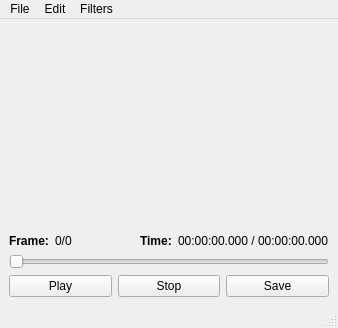
<?xml version="1.0" encoding="UTF-8"?>
<ui version="4.0">
 <class>MainWindow</class>
 <widget class="QMainWindow" name="MainWindow">
  <property name="geometry">
   <rect>
    <x>0</x>
    <y>0</y>
    <width>333</width>
    <height>327</height>
   </rect>
  </property>
  <widget class="QWidget" name="centralwidget">
   <layout class="QVBoxLayout" name="verticalLayout">
    <item>
     <widget class="QCvVideo" name="videoWidget" native="true">
      <property name="sizePolicy">
       <sizepolicy hsizetype="Expanding" vsizetype="Expanding">
        <horstretch>0</horstretch>
        <verstretch>0</verstretch>
       </sizepolicy>
      </property>
      <property name="minimumSize">
       <size>
        <width>320</width>
        <height>200</height>
       </size>
      </property>
     </widget>
    </item>
    <item>
     <layout class="QHBoxLayout" name="horizontalLayout_2">
      <item>
       <widget class="QLabel" name="label_2">
        <property name="sizePolicy">
         <sizepolicy hsizetype="Fixed" vsizetype="Fixed">
          <horstretch>0</horstretch>
          <verstretch>0</verstretch>
         </sizepolicy>
        </property>
        <property name="font">
         <font>
          <weight>75</weight>
          <bold>true</bold>
         </font>
        </property>
        <property name="text">
         <string>Frame:</string>
        </property>
       </widget>
      </item>
      <item>
       <widget class="QLabel" name="framesLabel">
        <property name="sizePolicy">
         <sizepolicy hsizetype="Preferred" vsizetype="Fixed">
          <horstretch>0</horstretch>
          <verstretch>0</verstretch>
         </sizepolicy>
        </property>
        <property name="text">
         <string>0/0</string>
        </property>
       </widget>
      </item>
      <item>
       <widget class="QLabel" name="label">
        <property name="sizePolicy">
         <sizepolicy hsizetype="Fixed" vsizetype="Fixed">
          <horstretch>0</horstretch>
          <verstretch>0</verstretch>
         </sizepolicy>
        </property>
        <property name="font">
         <font>
          <weight>75</weight>
          <bold>true</bold>
         </font>
        </property>
        <property name="text">
         <string>Time:</string>
        </property>
       </widget>
      </item>
      <item>
       <widget class="QLabel" name="timesLabel">
        <property name="sizePolicy">
         <sizepolicy hsizetype="Preferred" vsizetype="Fixed">
          <horstretch>0</horstretch>
          <verstretch>0</verstretch>
         </sizepolicy>
        </property>
        <property name="text">
         <string>00:00:00.000 / 00:00:00.000</string>
        </property>
       </widget>
      </item>
     </layout>
    </item>
    <item>
     <widget class="QSelectionSlider" name="frameSlider">
      <property name="tracking">
       <bool>false</bool>
      </property>
      <property name="orientation">
       <enum>Qt::Horizontal</enum>
      </property>
     </widget>
    </item>
    <item>
     <layout class="QHBoxLayout" name="horizontalLayout">
      <property name="sizeConstraint">
       <enum>QLayout::SetFixedSize</enum>
      </property>
      <item>
       <widget class="QPushButton" name="playButton">
        <property name="focusPolicy">
         <enum>Qt::NoFocus</enum>
        </property>
        <property name="text">
         <string>Play</string>
        </property>
       </widget>
      </item>
      <item>
       <widget class="QPushButton" name="stopButton">
        <property name="focusPolicy">
         <enum>Qt::NoFocus</enum>
        </property>
        <property name="text">
         <string>Stop</string>
        </property>
       </widget>
      </item>
      <item>
       <widget class="QPushButton" name="saveFrameButton">
        <property name="focusPolicy">
         <enum>Qt::NoFocus</enum>
        </property>
        <property name="text">
         <string>Save</string>
        </property>
       </widget>
      </item>
     </layout>
    </item>
   </layout>
  </widget>
  <widget class="QMenuBar" name="menubar">
   <property name="geometry">
    <rect>
     <x>0</x>
     <y>0</y>
     <width>333</width>
     <height>20</height>
    </rect>
   </property>
   <widget class="QMenu" name="menuFile">
    <property name="title">
     <string>File</string>
    </property>
    <addaction name="actionOpen"/>
    <addaction name="actionSaveFrame"/>
    <addaction name="actionSaveVideo"/>
    <addaction name="actionInfo"/>
   </widget>
   <widget class="QMenu" name="menuEdit">
    <property name="title">
     <string>Edit</string>
    </property>
    <addaction name="actionEditCutList"/>
    <addaction name="actionEnableSelection"/>
    <addaction name="actionCutSelection"/>
   </widget>
   <widget class="QMenu" name="menuFilters">
    <property name="title">
     <string>Filters</string>
    </property>
    <addaction name="actionFlipHorizontal"/>
    <addaction name="actionFlipVertical"/>
    <addaction name="actionRotate90cw"/>
    <addaction name="actionRotate90ccw"/>
    <addaction name="actionRotate180"/>
    <addaction name="separator"/>
    <addaction name="actionFrameRate"/>
   </widget>
   <addaction name="menuFile"/>
   <addaction name="menuEdit"/>
   <addaction name="menuFilters"/>
  </widget>
  <widget class="QStatusBar" name="statusbar"/>
  <action name="actionOpen">
   <property name="text">
    <string>Open</string>
   </property>
   <property name="shortcut">
    <string>Ctrl+O</string>
   </property>
  </action>
  <action name="actionEditCutList">
   <property name="text">
    <string>Edit Cut List</string>
   </property>
  </action>
  <action name="actionSaveFrame">
   <property name="text">
    <string>Save Frame</string>
   </property>
   <property name="shortcut">
    <string>F2</string>
   </property>
  </action>
  <action name="actionEnableSelection">
   <property name="checkable">
    <bool>true</bool>
   </property>
   <property name="text">
    <string>Enable Selection</string>
   </property>
   <property name="shortcut">
    <string>F3</string>
   </property>
  </action>
  <action name="actionCutSelection">
   <property name="text">
    <string>Cut Selection</string>
   </property>
   <property name="shortcut">
    <string>F4</string>
   </property>
  </action>
  <action name="actionSaveVideo">
   <property name="text">
    <string>Save Video</string>
   </property>
  </action>
  <action name="actionFlipVertical">
   <property name="checkable">
    <bool>true</bool>
   </property>
   <property name="text">
    <string>Flip Vertical</string>
   </property>
  </action>
  <action name="actionInfo">
   <property name="text">
    <string>Info</string>
   </property>
  </action>
  <action name="actionRotate90cw">
   <property name="checkable">
    <bool>true</bool>
   </property>
   <property name="text">
    <string>Rotate 90 CW</string>
   </property>
  </action>
  <action name="actionRotate90ccw">
   <property name="checkable">
    <bool>true</bool>
   </property>
   <property name="text">
    <string>Rotate 90 CCW</string>
   </property>
  </action>
  <action name="actionFlipHorizontal">
   <property name="checkable">
    <bool>true</bool>
   </property>
   <property name="text">
    <string>Flip Horizontal</string>
   </property>
  </action>
  <action name="actionRotate180">
   <property name="checkable">
    <bool>true</bool>
   </property>
   <property name="text">
    <string>Rotate 180</string>
   </property>
  </action>
  <action name="actionFrameRate">
   <property name="text">
    <string>FrameRate</string>
   </property>
   <property name="toolTip">
    <string>Change Frame Rate</string>
   </property>
  </action>
 </widget>
 <customwidgets>
  <customwidget>
   <class>QSelectionSlider</class>
   <extends>QSlider</extends>
   <header>QSelectionSlider.h</header>
  </customwidget>
  <customwidget>
   <class>QCvVideo</class>
   <extends>QWidget</extends>
   <header>QCvVideo.h</header>
   <container>1</container>
  </customwidget>
 </customwidgets>
 <resources/>
 <connections/>
</ui>
